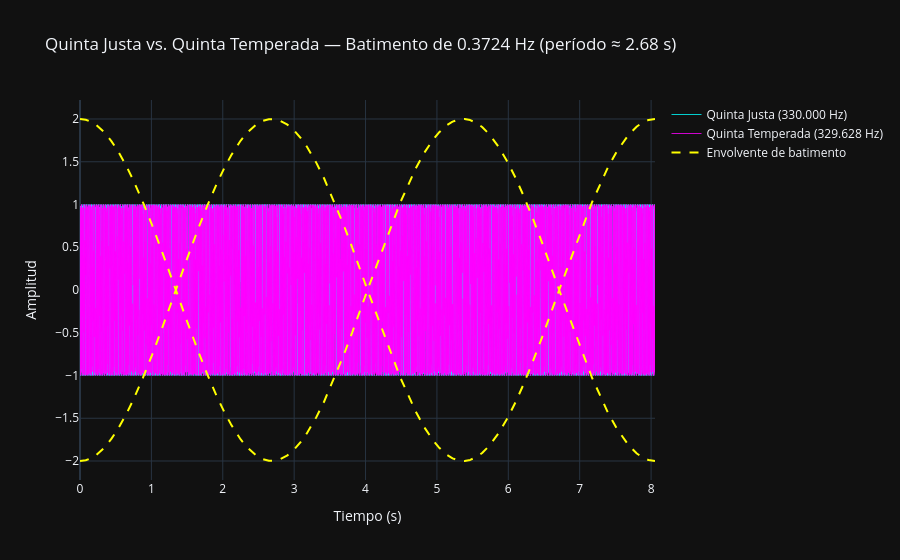

Write notebook code for a chart like this one.
### Markdown cell above
## Quinta Justa versus Quinta del Temperamento Igual

El análisis anterior asumió una afinación de **entonación justa** (*just intonation*),
en la que los intervalos se definen mediante razones racionales exactas. Sin embargo, la
práctica musical occidental moderna —incluida la obra de Johann Sebastian Bach y, en
particular, *El Clave Bien Temperado*— se apoya en el **temperamento igual** (12-TET),
en el cual la octava se divide en doce semitonos logarítmicamente equidistantes. Cada
semitono corresponde entonces a una razón de frecuencia:

$$ r_{\text{semitono}} = 2^{1/12} $$

y la quinta del temperamento igual, compuesta por siete semitonos, corresponde a:

$$ r_{ET} = 2^{7/12} \approx 1.498307077\ldots $$

un número **irracional**, en contraste directo con la quinta justa de razón exactamente
racional $r_{JI} = 3/2 = 1.5$. Esta irracionalidad no es una imprecisión de cálculo, sino
una consecuencia matemática ineludible. Si se supusiera, por reducción al absurdo, que
$2^{7/12} = 3/2$, entonces:

$$ 2^{7/12} = \frac{3}{2} \;\Longrightarrow\; 2^{7} = \left(\frac{3}{2}\right)^{12}
\;\Longrightarrow\; 2^{19} = 3^{12} $$

lo cual contradice el teorema fundamental de la aritmética, pues el miembro izquierdo es
una potencia exclusiva de $2$ y el miembro derecho una potencia exclusiva de $3$. Queda
así demostrado que, salvo la octava, **ningún intervalo del temperamento igual puede
coincidir exactamente con su contraparte de entonación justa**.

La diferencia entre $r_{JI}$ y $r_{ET}$, si bien minúscula (del orden de $-1.96$ *cents*),
produce un batimento cuya frecuencia $\Delta f = f_0 \left(r_{JI} - r_{ET}\right)$ es
extremadamente baja —del orden de fracciones de Hercio para frecuencias del registro
medio—. Por esta razón, dicho batimento resulta imperceptible en una ventana temporal
corta como las empleadas anteriormente, y solo se manifiesta al extender
suficientemente el vector de tiempo. La siguiente gráfica ilustra este **batimento
micrométrico**, evidencia sonora directa de la irracionalidad de la afinación moderna.

### Code cell
# --- Comparación: Quinta Justa (3:2) vs Quinta del Temperamento Igual (2^(7/12)) ---
f_just = F0 * 3 / 2         # 330.000 Hz (entonación justa)
f_et = F0 * 2 ** (7 / 12)   # ≈ 329.628 Hz (temperamento igual)

delta_f = abs(f_just - f_et)
beat_period = 1 / delta_f

# Vector de tiempo extendido lo suficiente para revelar el batimento micrométrico
n_beats = 3
t_max = n_beats * beat_period
fs = 1500  # Hz de muestreo, suficiente para resolver ambas frecuencias de audio
t = np.linspace(0, t_max, int(fs * t_max))

y_just = np.sin(2 * np.pi * f_just * t)
y_et = np.sin(2 * np.pi * f_et * t)
envolvente = 2 * np.abs(np.cos(2 * np.pi * delta_f / 2 * t))

fig_temper = go.Figure()
fig_temper.add_trace(go.Scatter(x=t, y=y_just, name=f"Quinta Justa ({f_just:.3f} Hz)",
                                 line=dict(color=COLOR_CYAN, width=0.8)))
fig_temper.add_trace(go.Scatter(x=t, y=y_et, name=f"Quinta Temperada ({f_et:.3f} Hz)",
                                 line=dict(color=COLOR_MAGENTA, width=0.8)))
fig_temper.add_trace(go.Scatter(x=t, y=envolvente, name="Envolvente de batimento",
                                 line=dict(color=COLOR_YELLOW, width=2, dash="dash")))
fig_temper.add_trace(go.Scatter(x=t, y=-envolvente, name="Envolvente de batimento",
                                 line=dict(color=COLOR_YELLOW, width=2, dash="dash"),
                                 showlegend=False))

fig_temper.update_layout(
    template=TEMPLATE,
    title=(f"Quinta Justa vs. Quinta Temperada — Batimento de {delta_f:.4f} Hz "
           f"(período ≈ {beat_period:.2f} s)"),
    xaxis_title="Tiempo (s)",
    yaxis_title="Amplitud",
)
fig_temper.show()

cents = 1200 * np.log2(f_et / f_just)
print(f"Razón justa (3/2):            {3/2:.10f}")
print(f"Razón temperada (2^(7/12)):   {2 ** (7 / 12):.10f}")
print(f"Diferencia:                   {cents:.4f} cents")
print(f"Frecuencia de batimento:      {delta_f:.4f} Hz")
print(f"Período de batimento:         {beat_period:.4f} s")

### Figure 1 — Plotly figure (JSON) as saved in the notebook; plotly's stock layout.template omitted (floating-point values rounded to 4 significant figures; data arrays with more than 128 entries replaced by an {"elided": "..."} marker saying what was removed)
{"data": [{"line": {"color": "#00FFFF", "width": 0.8}, "name": "Quinta Justa (330.000 Hz)", "type": "scatter", "x": {"elided": "12082 float values"}, "y": {"elided": "12082 float values"}}, {"line": {"color": "#FF00FF", "width": 0.8}, "name": "Quinta Temperada (329.628 Hz)", "type": "scatter", "x": {"elided": "12082 float values"}, "y": {"elided": "12082 float values"}}, {"line": {"color": "#FFFF00", "dash": "dash", "width": 2}, "name": "Envolvente de batimento", "type": "scatter", "x": {"elided": "12082 float values"}, "y": {"elided": "12082 float values"}}, {"line": {"color": "#FFFF00", "dash": "dash", "width": 2}, "name": "Envolvente de batimento", "showlegend": false, "type": "scatter", "x": {"elided": "12082 float values"}, "y": {"elided": "12082 float values"}}], "layout": {"title": {"text": "Quinta Justa vs. Quinta Temperada — Batimento de 0.3724 Hz (período ≈ 2.68 s)"}, "xaxis": {"title": {"text": "Tiempo (s)"}}, "yaxis": {"title": {"text": "Amplitud"}}}}
